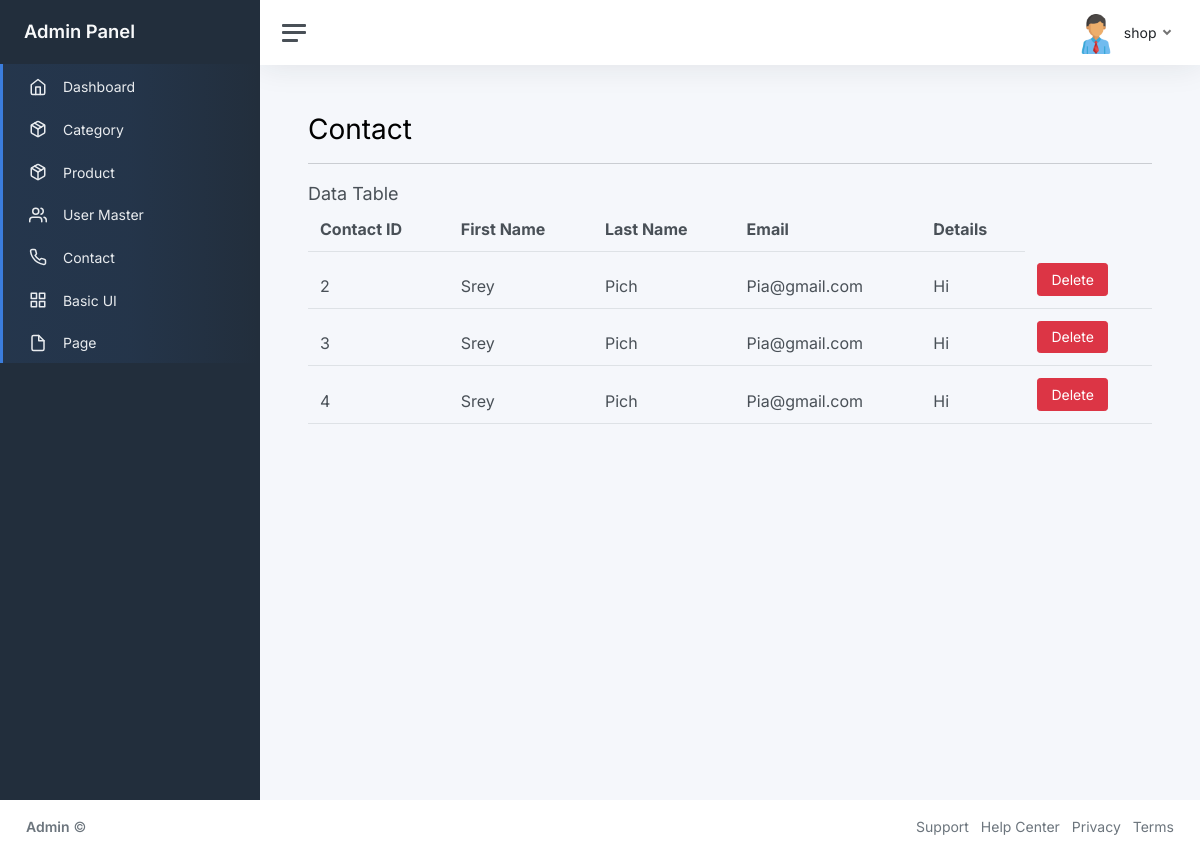
Page /admin/contact.php on the committed database.
### tables this page shows
CREATE TABLE IF NOT EXISTS `contact` (
  `contact_id` int NOT NULL AUTO_INCREMENT,
  `first_name` varchar(255) NOT NULL,
  `last_name` varchar(255) NOT NULL,
  `email` varchar(255) NOT NULL,
  `text` varchar(500) NOT NULL,
  PRIMARY KEY (`contact_id`)
);

### admin/function/functions.php (called while the page is built, shortened)
<?php
    function contact(){
        global $con;
        $sql = "select * from contact";
        return $query = mysqli_query($con,$sql);
    }
?>

### admin/contact.php (the view, shortened to what this page needs)
<?php
    require_once 'includes/head.php';
    $value = contact();
?>
<div class="wrapper">
	<?php include "includes/nav.php" ?>
	<div class="main">
		<?php include "includes/header.php"  ?>
            <div class="content">
            <div class="page-heading">
                <h1 class="page-title">Contact</h1>
                <hr>
            </div>
            <div class="page-content fade-in-up">
                <div class="ibox">
                    <div class="ibox-head">
                        <div class="ibox-title" style="font-size: 18px;">Data Table</div>
                    </div>
                    <div class="ibox-body">
                        <table class="table table-striped table-hover" id="example-table" cellspacing="0" width="100%">
                            <thead>
                                <tr>
                                    <th>Contact ID</th>
                                    <th>First Name</th>
                                    <th>Last Name</th>
                                    <th>Email</th>
                                    <th conlspan="4">Details</th>
                                </tr>
                                <tr>
                                    <?php
                                        while($row=mysqli_fetch_assoc($value))
                                        {
                                            ?>
                                            <td><?php echo $row['contact_id'] ?></td>
                                            <td><?php echo $row['first_name'] ?></td>
                                            <td><?php echo $row['last_name'] ?></td>
                                            <td><?php echo $row['email'] ?></td>
                                            <td><?php echo $row['text'] ?></td>
                                            <td><a href="del_con.php?id=<?php echo $row['contact_id'] ?>" class="btn btn-danger">Delete</a></td>
                                </tr>
                                    <?php
                                        }
                                    ?>
                            </thead>
                        </table>
                    </div>
                </div>
            </div>
        </div>
	</div>
</div>
<?php include "includes/footer.php" ?>

### rows in the picture
contact: contact_id "2", first_name "Srey", last_name "Pich", email "Pia@gmail.com", text "Hi"
contact: contact_id "3", first_name "Srey", last_name "Pich", email "Pia@gmail.com", text "Hi"
contact: contact_id "4", first_name "Srey", last_name "Pich", email "Pia@gmail.com", text "Hi"
